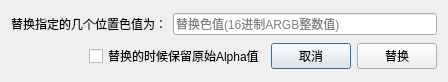
<?xml version="1.0" encoding="UTF-8"?>
<ui version="4.0">
 <class>XYSetColorWidget</class>
 <widget class="QDialog" name="XYSetColorWidget">
  <property name="geometry">
   <rect>
    <x>0</x>
    <y>0</y>
    <width>448</width>
    <height>82</height>
   </rect>
  </property>
  <property name="windowTitle">
   <string>Form</string>
  </property>
  <property name="styleSheet">
   <string notr="true"/>
  </property>
  <layout class="QVBoxLayout" name="verticalLayout">
   <item>
    <layout class="QHBoxLayout" name="horizontalLayout_2">
     <item>
      <widget class="QLabel" name="label">
       <property name="text">
        <string>替换指定的几个位置色值为：</string>
       </property>
      </widget>
     </item>
     <item>
      <widget class="QLineEdit" name="lineEdit">
       <property name="placeholderText">
        <string>替换色值(16进制ARGB整数值)</string>
       </property>
      </widget>
     </item>
    </layout>
   </item>
   <item>
    <layout class="QHBoxLayout" name="horizontalLayout">
     <item>
      <spacer name="horizontalSpacer">
       <property name="orientation">
        <enum>Qt::Horizontal</enum>
       </property>
       <property name="sizeHint" stdset="0">
        <size>
         <width>40</width>
         <height>20</height>
        </size>
       </property>
      </spacer>
     </item>
     <item>
      <widget class="QCheckBox" name="checkBox">
       <property name="text">
        <string>替换的时候保留原始Alpha值</string>
       </property>
      </widget>
     </item>
     <item>
      <widget class="QPushButton" name="cancelPushButton">
       <property name="text">
        <string>取消</string>
       </property>
      </widget>
     </item>
     <item>
      <widget class="QPushButton" name="replacePushButton">
       <property name="text">
        <string>替换</string>
       </property>
      </widget>
     </item>
    </layout>
   </item>
  </layout>
 </widget>
 <resources/>
 <connections/>
</ui>
